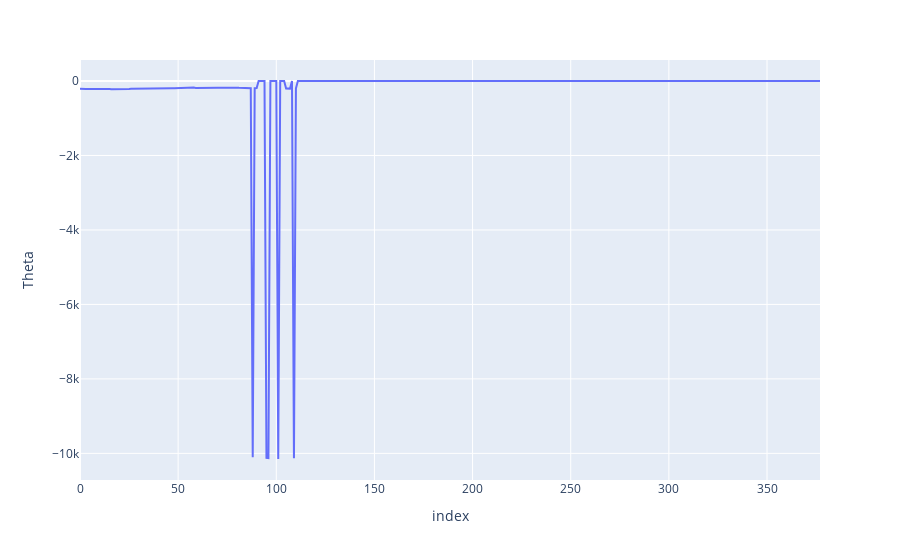

The notebook cell this image was saved under:
### Markdown cell above
### Theta

### Code cell
px.line(greeks_df, y="Theta")

### Figure 1 — Plotly figure (JSON) as saved in the notebook; plotly's stock layout.template omitted (floating-point values rounded to 4 significant figures; data arrays with more than 128 entries replaced by an {"elided": "..."} marker saying what was removed)
{"data": [{"hovertemplate": "index=%{x}<br>Theta=%{y}<extra></extra>", "legendgroup": "", "line": {"color": "#636efa", "dash": "solid"}, "marker": {"symbol": "circle"}, "mode": "lines", "name": "", "orientation": "v", "showlegend": false, "type": "scatter", "x": {"elided": "378 int values"}, "xaxis": "x", "y": {"elided": "378 float values"}, "yaxis": "y"}], "layout": {"legend": {"tracegroupgap": 0}, "margin": {"t": 60}, "xaxis": {"anchor": "y", "domain": [0, 1], "title": {"text": "index"}}, "yaxis": {"anchor": "x", "domain": [0, 1], "title": {"text": "Theta"}}}}
